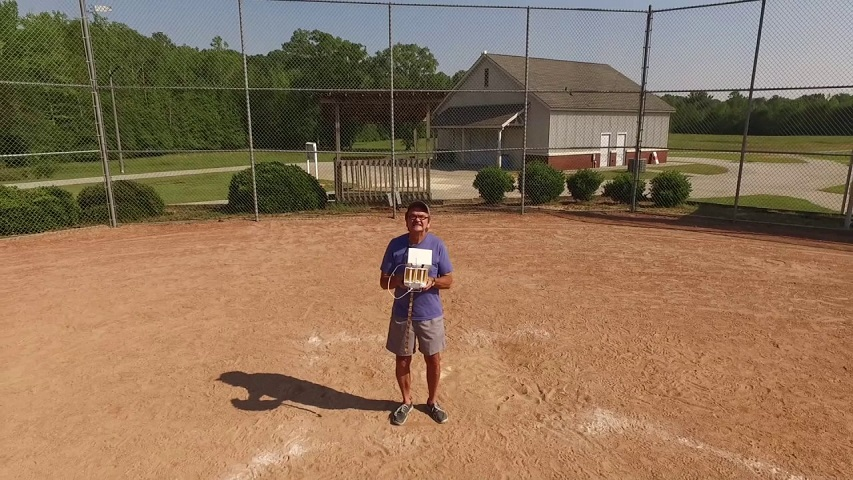
#> input picture CapturaMovimiento/lolol.jpg, 853 x 480 px
$ python detectParts.py
#> lines starting #> are read from the running program, lines starting #| are printed output that depends on the picture; after the words box and inside, x2 and y2 are one past the last pixel; in counts of white or black regions, pixels touching at a corner belong together
import cv2

face_csc = cv2.CascadeClassifier('haarcascade_frontalface_default.xml')
low_csc = cv2.CascadeClassifier('haarcascade_lowerbody.xml')
body_csc = cv2.CascadeClassifier('haarcascade_fullbody.xml')
#img = cv2.imread('bailarin.JPG')
#img = cv2.imread('op.jpeg')
#img = cv2.imread('kok.jpeg')
img = cv2.imread('lolol.jpg')
#> img is the input picture: shape (480, 853, 3); mean B, G, R 87.9, 114.2, 141.7
gray = cv2.cvtColor(img, cv2.COLOR_BGR2GRAY)
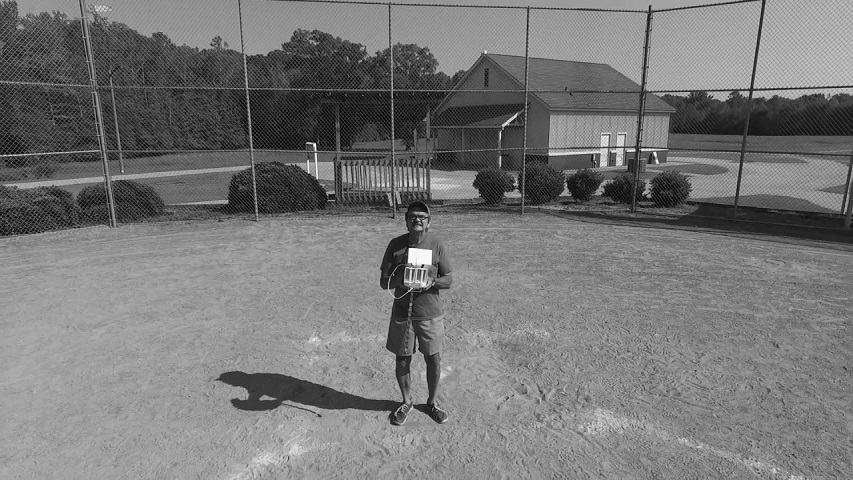
#> gray: shape (480, 853); min 0, max 255, mean 119.4

face = face_csc.detectMultiScale(gray,1.3,5)
#> face = ()
low = low_csc.detectMultiScale(gray,1.1,5)
#> low = [[337, 266, 148, 179]]
bodies = body_csc.detectMultiScale(gray,1.1,5)
#> bodies = [[342, 151, 142, 283]]

for (x,y,w,h) in face:
    cv2.rectangle(img,(x,y),(x+w,y+h),(0,255,0),2)
#> this loop made 0 passes
    #roi_gray = gray[y:y+h, x:x+w]
    #roi_color = img[y:y+h, x:x+w]
for (x,y,w,h) in low:
    cv2.rectangle(img,(x,y),(x+w,y+h),(0,0,255),2)
#> this loop made 1 pass
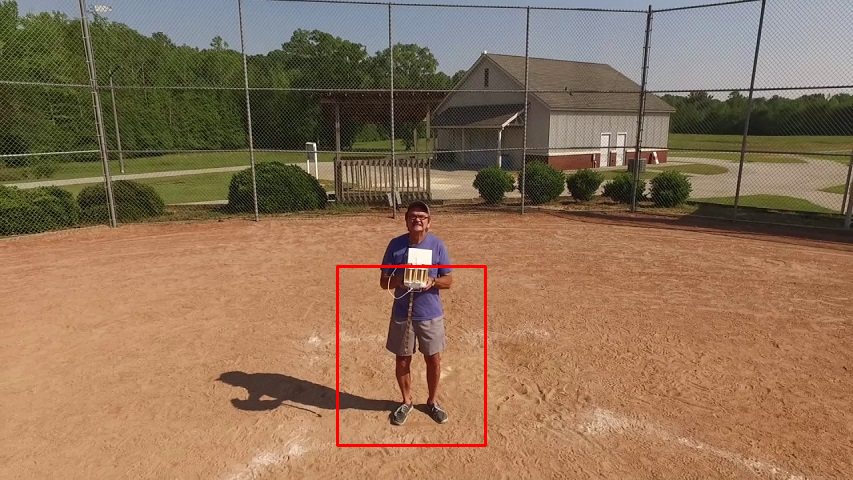
#> img: shape (480, 853, 3); 0.48% of pixels changed, all inside (x1, y1, x2, y2) = (336, 265, 487, 447)
    #roi_gray = gray[b:b+d, a:a+c]
    #roi_color = img[b:b+d, a:a+c]

for (x,y,w,h) in bodies:
    cv2.rectangle(img,(x,y),(x+w,y+h),(255,0,0),2)
#> this loop made 1 pass
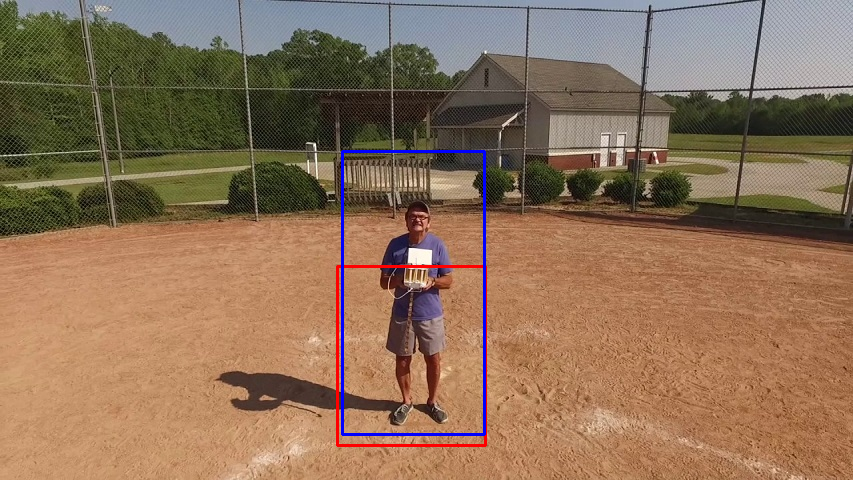
#> img: shape (480, 853, 3); 0.62% of pixels changed, all inside (x1, y1, x2, y2) = (341, 150, 486, 436)
    #roi_gray = gray[y:y+h, x:x+w]
    #roi_color = img[y:y+h, x:x+w]

cv2.imshow('img',img)
cv2.waitKey(0)
cv2.destroyAllWindows()

$ run again, with CapturaMovimiento/bailarin.JPG copied over CapturaMovimiento/lolol.jpg
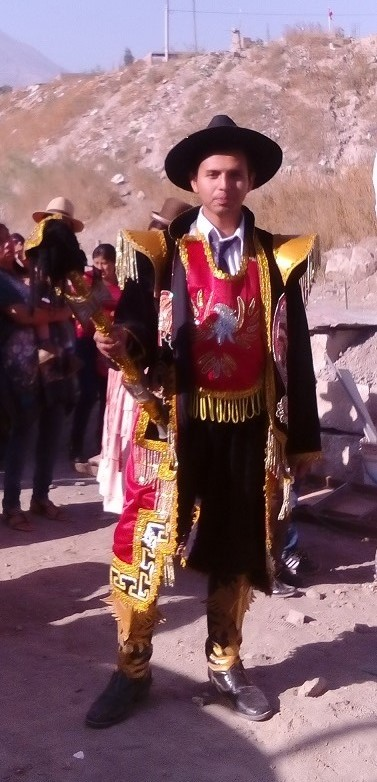
#> input picture CapturaMovimiento/bailarin.JPG, 377 x 782 px
#> img is the input picture: shape (782, 377, 3); mean B, G, R 105.1, 96.7, 130.4
#> `gray = cv2.cvtColor(img, cv2.COLOR_BGR2GRAY)`:
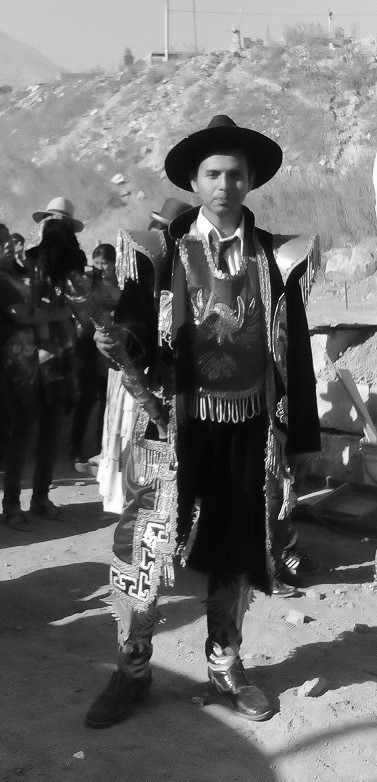
#> gray: shape (782, 377); min 3, max 255, mean 107.8
#> face = [[194, 152, 61, 61]]
#> low = ()
#> the loop `for (x,y,w,h) in face:` made 1 pass
#> after the loop `for (x,y,w,h) in face:`:
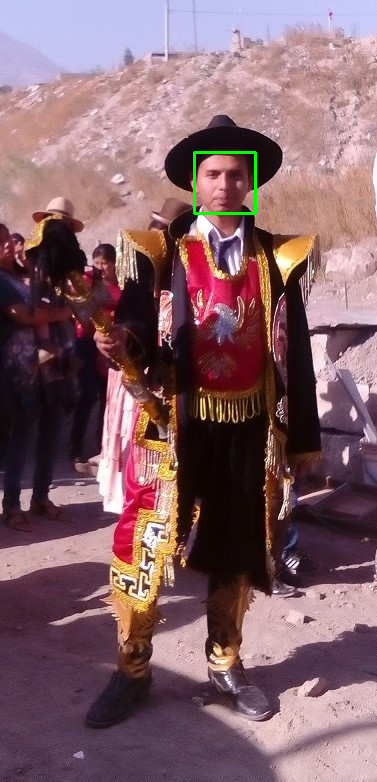
#> img: shape (782, 377, 3); 0.25% of pixels changed, all inside (x1, y1, x2, y2) = (193, 151, 257, 215)

$ run again, with CapturaMovimiento/op.jpeg copied over CapturaMovimiento/lolol.jpg
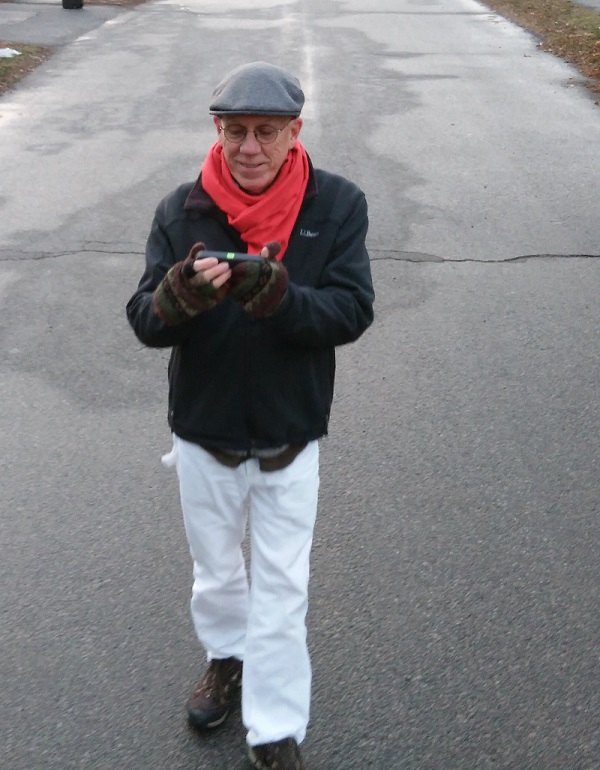
#> input picture CapturaMovimiento/op.jpeg, 600 x 770 px
#> img is the input picture: shape (770, 600, 3); mean B, G, R 137.1, 133.7, 134.5
#> `gray = cv2.cvtColor(img, cv2.COLOR_BGR2GRAY)`:
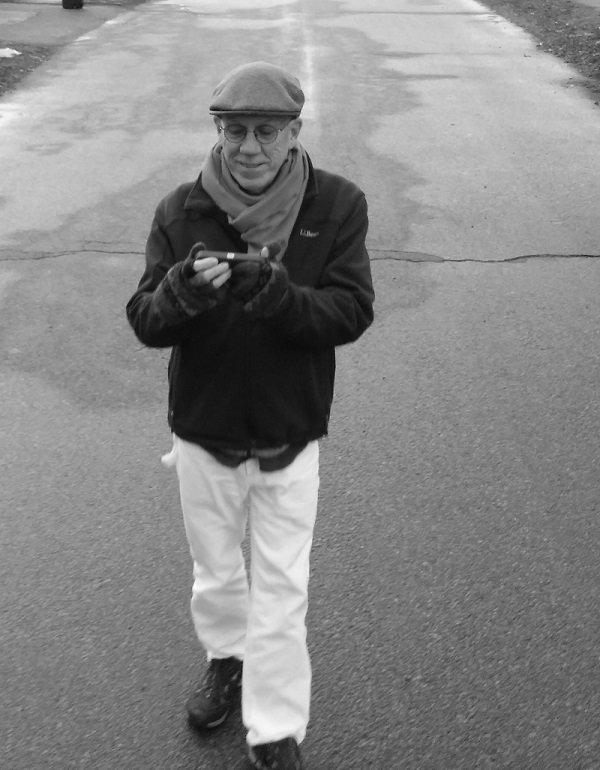
#> gray: shape (770, 600); min 7, max 255, mean 134.3
#> face = [[209, 103, 80, 80]]
#> low = ()
#> the loop `for (x,y,w,h) in face:` made 1 pass
#> after the loop `for (x,y,w,h) in face:`:
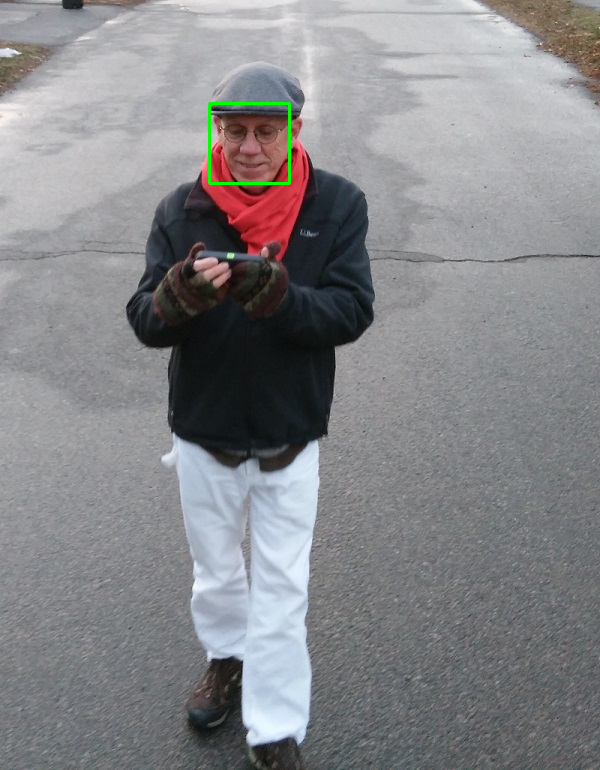
#> img: shape (770, 600, 3); 0.21% of pixels changed, all inside (x1, y1, x2, y2) = (208, 102, 291, 185)

$ run again, with CapturaMovimiento/kok.jpeg copied over CapturaMovimiento/lolol.jpg
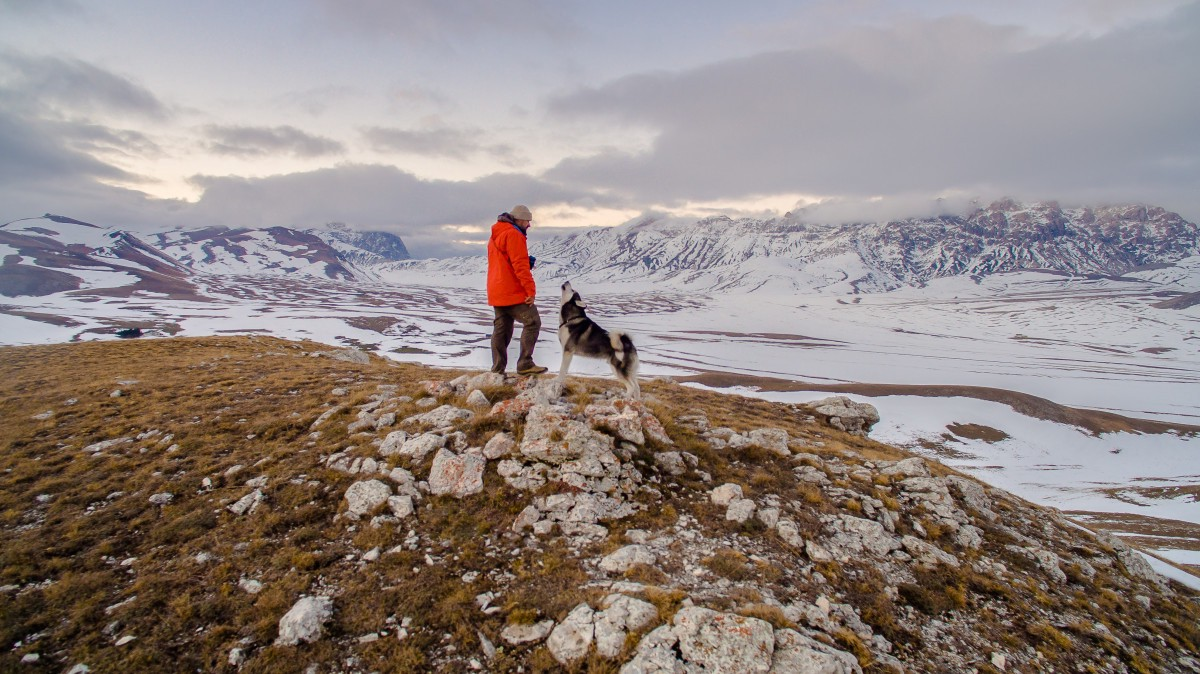
#> input picture CapturaMovimiento/kok.jpeg, 1200 x 674 px
#> img is the input picture: shape (674, 1200, 3); mean B, G, R 131.1, 134.3, 145.6
#> `gray = cv2.cvtColor(img, cv2.COLOR_BGR2GRAY)`:
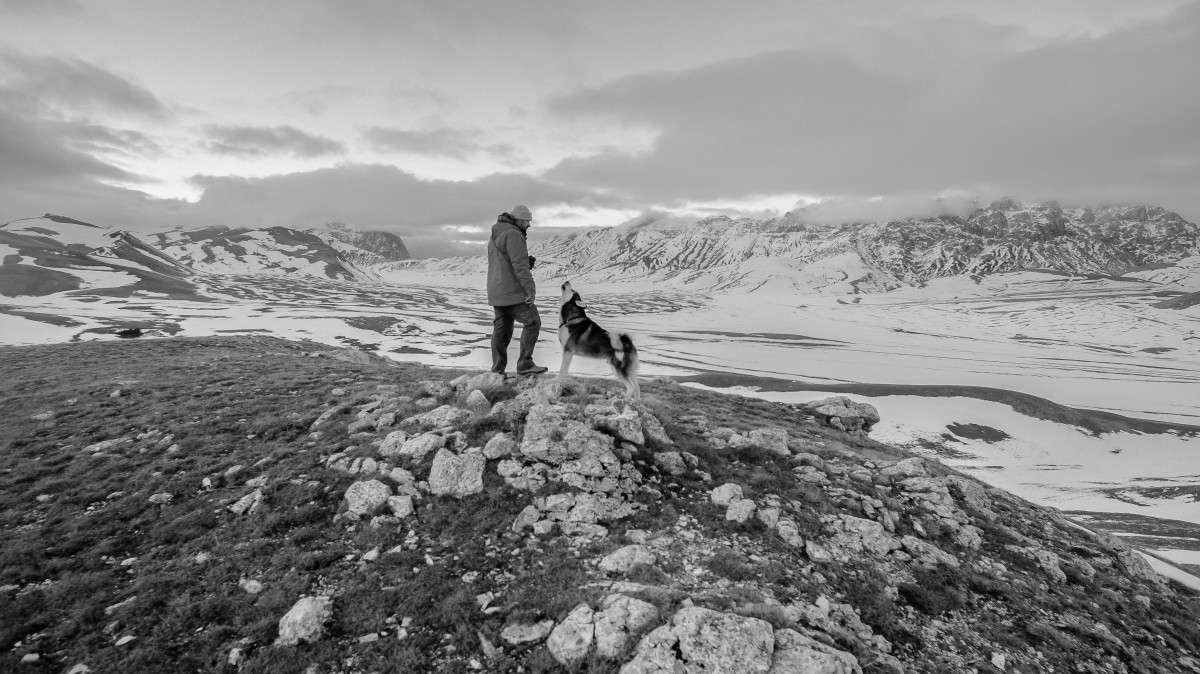
#> gray: shape (674, 1200); min 0, max 245, mean 137.3
#> face = ()
#> bodies = [[445, 139, 130, 261]]
#> the loop `for (x,y,w,h) in bodies:` made 1 pass
#> after the loop `for (x,y,w,h) in bodies:`:
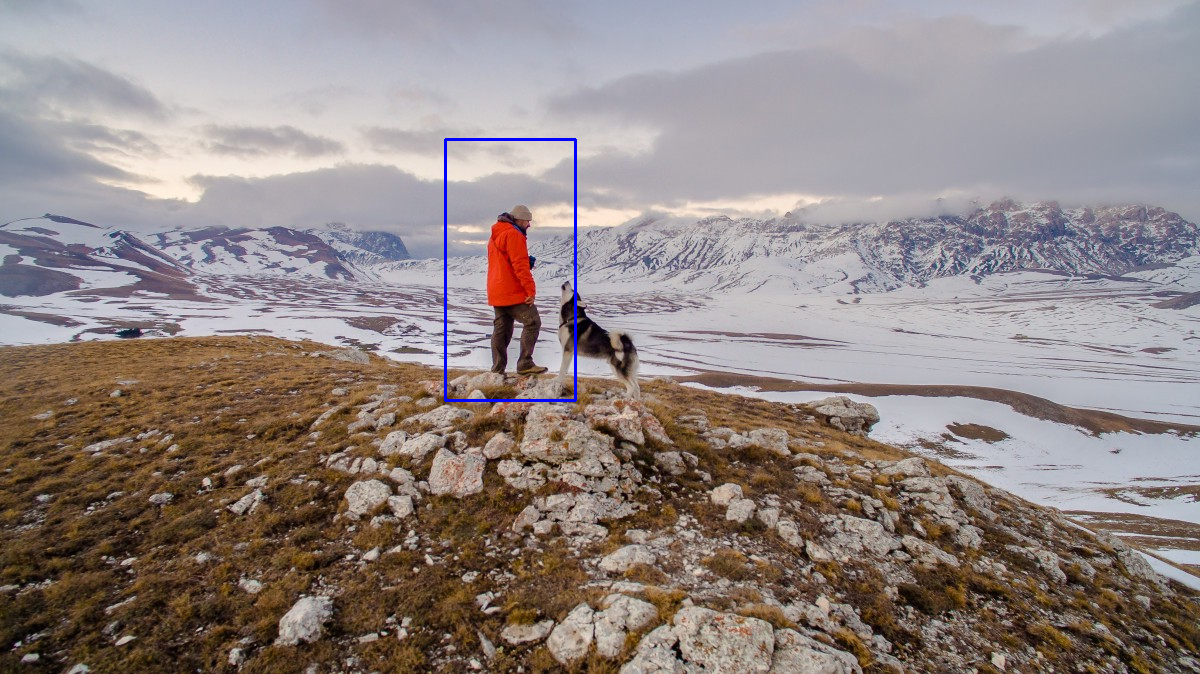
#> img: shape (674, 1200, 3); 0.29% of pixels changed, all inside (x1, y1, x2, y2) = (444, 138, 577, 402)
